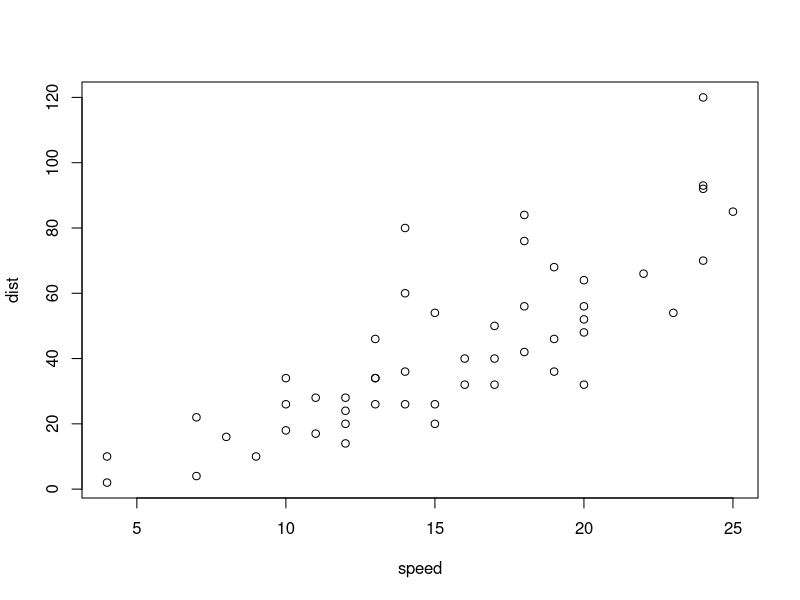
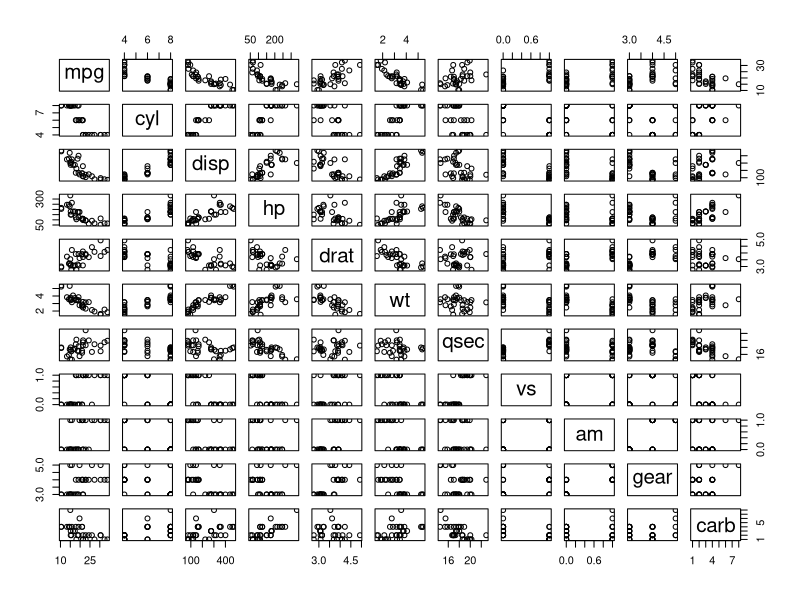

Source code (R) for these figures, in order:
## ---- chunk 1
plot(cars)
## ---- chunk 2
plot(mtcars)
